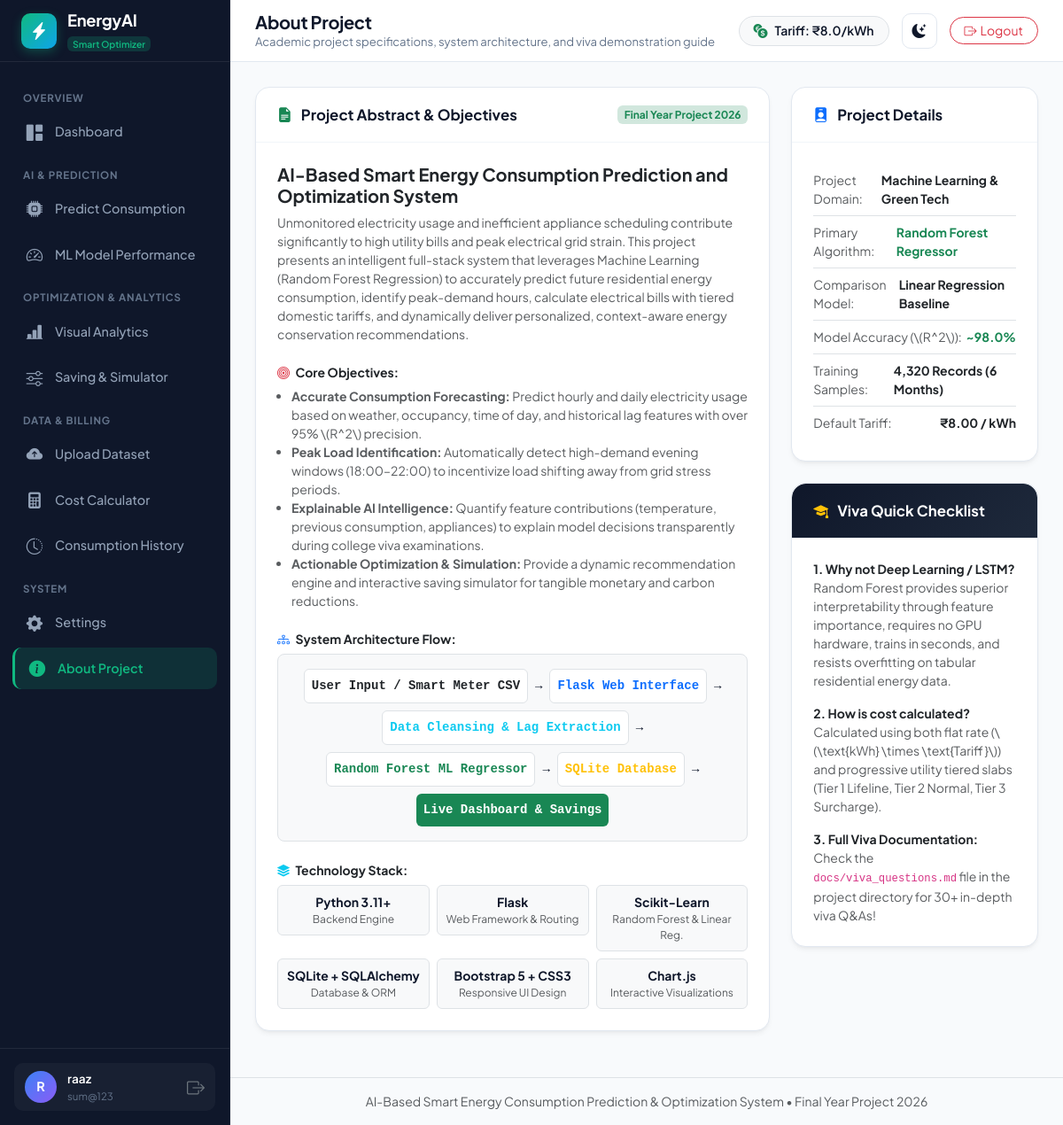
The page /about (signed in) on the database its author committed.
### models/database.py (models this page shows, shortened)
class User(db.Model):
    __tablename__ = "users"
    id = db.Column(db.Integer, primary_key=True)
    name = db.Column(db.String(100), nullable=False)
    email = db.Column(db.String(120), unique=True, nullable=False, index=True)
    password_hash = db.Column(db.String(256), nullable=False)
    currency = db.Column(db.String(10), default="₹")
    default_tariff = db.Column(db.Float, default=8.0)  # INR per kWh
    created_at = db.Column(db.DateTime, default=datetime.utcnow)
    predictions = db.relationship("Prediction", backref="user", lazy=True, cascade="all, delete-orphan")
    energy_records = db.relationship("EnergyRecord", backref="user", lazy=True, cascade="all, delete-orphan")
    alerts = db.relationship("Alert", backref="user", lazy=True, cascade="all, delete-orphan")
    settings = db.relationship("UserSetting", backref="user", uselist=False, cascade="all, delete-orphan")

### routes/about.py (the view)
@about_bp.route("/about")
def about_view():
    return render_template("about.html")

### templates/about.html (shortened to what this page needs)
{% extends "base.html" %}
{% block page_title %}About Project{% endblock %}
{% block page_subtitle %}Academic project specifications, system architecture, and viva demonstration guide{% endblock %}
{% block content %}
<div class="row g-4">
  <div class="col-lg-8">
    <div class="energy-card mb-4">
      <div class="energy-card-header">
        <div class="energy-card-title">
          <i class="bi bi-file-earmark-text-fill text-success"></i>
          Project Abstract & Objectives
        </div>
        <span class="badge bg-success-subtle text-success">Final Year Project 2026</span>
      </div>
      <div class="energy-card-body">
        <h5 class="fw-bold text-dark mb-2">AI-Based Smart Energy Consumption Prediction and Optimization System</h5>
        <p class="text-muted small leading-relaxed mb-4">
          Unmonitored electricity usage and inefficient appliance scheduling contribute significantly to high utility bills and peak electrical grid strain. This project presents an intelligent full-stack system that leverages Machine Learning (Random Forest Regression) to accurately predict future residential energy consumption, identify peak-demand hours, calculate electrical bills with tiered domestic tariffs, and dynamically deliver personalized, context-aware energy conservation recommendations.
        </p>
        <h6 class="fw-bold small text-dark mb-2"><i class="bi bi-bullseye text-danger me-1"></i> Core Objectives:</h6>
        <ul class="text-muted small ps-3 mb-4">
          <li><strong>Accurate Consumption Forecasting:</strong> Predict hourly and daily electricity usage based on weather, occupancy, time of day, and historical lag features with over 95% \(R^2\) precision.</li>
          <li><strong>Peak Load Identification:</strong> Automatically detect high-demand evening windows (18:00–22:00) to incentivize load shifting away from grid stress periods.</li>
          <li><strong>Explainable AI Intelligence:</strong> Quantify feature contributions (temperature, previous consumption, appliances) to explain model decisions transparently during college viva examinations.</li>
          <li><strong>Actionable Optimization & Simulation:</strong> Provide a dynamic recommendation engine and interactive saving simulator for tangible monetary and carbon reductions.</li>
        </ul>
        <h6 class="fw-bold small text-dark mb-2"><i class="bi bi-diagram-3 text-primary me-1"></i> System Architecture Flow:</h6>
        <div class="p-3 bg-light rounded-3 border text-center font-monospace small mb-4">
          <div class="d-flex flex-wrap align-items-center justify-content-center gap-2">
            <span class="p-2 bg-white rounded border fw-bold text-dark">User Input / Smart Meter CSV</span>
            <span>&rarr;</span>
            <span class="p-2 bg-white rounded border fw-bold text-primary">Flask Web Interface</span>
            <span>&rarr;</span>
            <span class="p-2 bg-white rounded border fw-bold text-info">Data Cleansing & Lag Extraction</span>
            <span>&rarr;</span>
            <span class="p-2 bg-white rounded border fw-bold text-success">Random Forest ML Regressor</span>
            <span>&rarr;</span>
            <span class="p-2 bg-white rounded border fw-bold text-warning">SQLite Database</span>
            <span>&rarr;</span>
            <span class="p-2 bg-success text-white rounded fw-bold">Live Dashboard & Savings</span>
          </div>
        </div>
        <h6 class="fw-bold small text-dark mb-2"><i class="bi bi-stack text-info me-1"></i> Technology Stack:</h6>
        <div class="row g-2 text-center small">
          <div class="col-6 col-sm-4">
            <div class="p-2 bg-light rounded border">
              <strong>Python 3.11+</strong>
              <div class="text-muted" style="font-size: 0.75rem;">Backend Engine</div>
            </div>
          </div>
          <div class="col-6 col-sm-4">
            <div class="p-2 bg-light rounded border">
              <strong>Flask</strong>
              <div class="text-muted" style="font-size: 0.75rem;">Web Framework & Routing</div>
            </div>
          </div>
          <div class="col-6 col-sm-4">
            <div class="p-2 bg-light rounded border">
              <strong>Scikit-Learn</strong>
              <div class="text-muted" style="font-size: 0.75rem;">Random Forest & Linear Reg.</div>
            </div>
          </div>
          <div class="col-6 col-sm-4">
            <div class="p-2 bg-light rounded border">
              <strong>SQLite + SQLAlchemy</strong>
              <div class="text-muted" style="font-size: 0.75rem;">Database & ORM</div>
            </div>
          </div>
          <div class="col-6 col-sm-4">
            <div class="p-2 bg-light rounded border">
              <strong>Bootstrap 5 + CSS3</strong>
              <div class="text-muted" style="font-size: 0.75rem;">Responsive UI Design</div>
            </div>
          </div>
          <div class="col-6 col-sm-4">
            <div class="p-2 bg-light rounded border">
              <strong>Chart.js</strong>
              <div class="text-muted" style="font-size: 0.75rem;">Interactive Visualizations</div>
            </div>
          </div>
        </div>
      </div>
    </div>
  </div>
  <div class="col-lg-4">
    <div class="energy-card mb-4">
      <div class="energy-card-header">
        <div class="energy-card-title">
          <i class="bi bi-person-badge-fill text-primary"></i>
          Project Details
        </div>
      </div>
      <div class="energy-card-body small">
        <ul class="list-group list-group-flush">
          <li class="list-group-item d-flex justify-content-between bg-transparent px-0">
            <span class="text-muted">Project Domain:</span>
            <strong>Machine Learning & Green Tech</strong>
          </li>
          <li class="list-group-item d-flex justify-content-between bg-transparent px-0">
            <span class="text-muted">Primary Algorithm:</span>
            <strong class="text-success">Random Forest Regressor</strong>
          </li>
          <li class="list-group-item d-flex justify-content-between bg-transparent px-0">
            <span class="text-muted">Comparison Model:</span>
            <strong>Linear Regression Baseline</strong>
          </li>
          <li class="list-group-item d-flex justify-content-between bg-transparent px-0">
            <span class="text-muted">Model Accuracy (\(R^2\)):</span>
            <strong class="text-success">~98.0%</strong>
          </li>
          <li class="list-group-item d-flex justify-content-between bg-transparent px-0">
            <span class="text-muted">Training Samples:</span>
            <strong>4,320 Records (6 Months)</strong>
          </li>
          <li class="list-group-item d-flex justify-content-between bg-transparent px-0">
            <span class="text-muted">Default Tariff:</span>
            <strong>₹8.00 / kWh</strong>
          </li>
        </ul>
      </div>
    </div>
    <div class="energy-card">
      <div class="energy-card-header bg-dark text-white rounded-top-4" style="background: linear-gradient(135deg, #0f172a, #1e293b) !important;">
        <div class="energy-card-title text-white">
          <i class="bi bi-mortarboard-fill text-warning"></i>
          Viva Quick Checklist
        </div>
      </div>
      <div class="energy-card-body small text-muted">
        <div class="mb-3">
          <strong class="text-dark d-block">1. Why not Deep Learning / LSTM?</strong>
          Random Forest provides superior interpretability through feature importance, requires no GPU hardware, trains in seconds, and resists overfitting on tabular residential energy data.
        </div>
        <div class="mb-3">
          <strong class="text-dark d-block">2. How is cost calculated?</strong>
          Calculated using both flat rate (\(\text{kWh} \times \text{Tariff}\)) and progressive utility tiered slabs (Tier 1 Lifeline, Tier 2 Normal, Tier 3 Surcharge).
        </div>
        <div>
          <strong class="text-dark d-block">3. Full Viva Documentation:</strong>
          Check the <code>docs/viva_questions.md</code> file in the project directory for 30+ in-depth viva Q&As!
        </div>
      </div>
    </div>
  </div>
</div>
{% endblock %}

### templates/base.html (shortened to what this page needs)
<!DOCTYPE html>
<html lang="en" data-theme="{{ user_theme }}">
<head>
  <link href="https://cdn.jsdelivr.net/npm/bootstrap@5.3.3/dist/css/bootstrap.min.css" rel="stylesheet">
  <link href="https://cdn.jsdelivr.net/npm/bootstrap-icons@1.11.3/font/bootstrap-icons.min.css" rel="stylesheet">
  <link rel="stylesheet" href="{{ url_for('static', filename='css/style.css') }}">
</head>
<body>
  {% if current_user %}
  <div class="app-wrapper">
    <aside class="app-sidebar">
      <div class="sidebar-brand">
        <div class="brand-icon">
          <i class="bi bi-lightning-charge-fill"></i>
        </div>
        <div>
          <div class="brand-text">EnergyAI</div>
          <span class="brand-badge">Smart Optimizer</span>
        </div>
      </div>
      <ul class="sidebar-menu">
        <li class="menu-header">Overview</li>
        <li class="nav-item">
          <a href="{{ url_for('dashboard.dashboard_view') }}" class="nav-link-custom {% if request.endpoint == 'dashboard.dashboard_view' %}active{% endif %}">
            <i class="bi bi-grid-1x2-fill"></i>
            <span>Dashboard</span>
          </a>
        </li>
        <li class="menu-header">AI & Prediction</li>
        <li class="nav-item">
          <a href="{{ url_for('prediction.predict_view') }}" class="nav-link-custom {% if request.endpoint == 'prediction.predict_view' %}active{% endif %}">
            <i class="bi bi-cpu-fill"></i>
            <span>Predict Consumption</span>
          </a>
        </li>
        <li class="nav-item">
          <a href="{{ url_for('model_performance.model_performance_view') }}" class="nav-link-custom {% if request.endpoint == 'model_performance.model_performance_view' %}active{% endif %}">
            <i class="bi bi-speedometer2"></i>
            <span>ML Model Performance</span>
          </a>
        </li>
        <li class="menu-header">Optimization & Analytics</li>
        <li class="nav-item">
          <a href="{{ url_for('analytics.analytics_view') }}" class="nav-link-custom {% if request.endpoint == 'analytics.analytics_view' %}active{% endif %}">
            <i class="bi bi-bar-chart-line-fill"></i>
            <span>Visual Analytics</span>
          </a>
        </li>
        <li class="nav-item">
          <a href="{{ url_for('optimization.optimization_view') }}" class="nav-link-custom {% if request.endpoint == 'optimization.optimization_view' %}active{% endif %}">
            <i class="bi bi-sliders"></i>
            <span>Saving & Simulator</span>
          </a>
        </li>
        <li class="menu-header">Data & Billing</li>
        <li class="nav-item">
          <a href="{{ url_for('upload.upload_view') }}" class="nav-link-custom {% if request.endpoint == 'upload.upload_view' %}active{% endif %}">
            <i class="bi bi-cloud-arrow-up-fill"></i>
            <span>Upload Dataset</span>
          </a>
        </li>
        <li class="nav-item">
          <a href="{{ url_for('cost_calculator.cost_calculator_view') }}" class="nav-link-custom {% if request.endpoint == 'cost_calculator.cost_calculator_view' %}active{% endif %}">
            <i class="bi bi-calculator-fill"></i>
            <span>Cost Calculator</span>
          </a>
        </li>
        <li class="nav-item">
          <a href="{{ url_for('history.history_view') }}" class="nav-link-custom {% if request.endpoint == 'history.history_view' %}active{% endif %}">
            <i class="bi bi-clock-history"></i>
            <span>Consumption History</span>
          </a>
        </li>
        <li class="menu-header">System</li>
        <li class="nav-item">
          <a href="{{ url_for('settings.settings_view') }}" class="nav-link-custom {% if request.endpoint == 'settings.settings_view' %}active{% endif %}">
            <i class="bi bi-gear-fill"></i>
            <span>Settings</span>
          </a>
        </li>
        <li class="nav-item">
          <a href="{{ url_for('about.about_view') }}" class="nav-link-custom {% if request.endpoint == 'about.about_view' %}active{% endif %}">
            <i class="bi bi-info-circle-fill"></i>
            <span>About Project</span>
          </a>
        </li>
      </ul>
      <div class="sidebar-footer">
        <div class="user-profile-chip">
          <div class="user-avatar">{{ current_user.name[0] | upper }}</div>
          <div class="user-meta">
            <div class="user-name">{{ current_user.name }}</div>
            <div class="user-role">{{ current_user.email }}</div>
          </div>
          <a href="{{ url_for('auth.logout') }}" class="text-secondary" title="Logout">
            <i class="bi bi-box-arrow-right fs-5"></i>
          </a>
        </div>
      </div>
    </aside>
    <div class="app-main">
      <header class="app-topbar">
        <div class="topbar-left">
          <div>
            <h1 class="page-title mb-0">{% block page_title %}Dashboard{% endblock %}</h1>
            <div class="page-subtitle d-none d-sm-block">{% block page_subtitle %}AI-Powered Smart Energy Monitoring & Optimization{% endblock %}</div>
          </div>
        </div>
        <div class="topbar-right">
          <div class="d-none d-md-flex align-items-center gap-2 px-3 py-1 bg-light rounded-pill border">
            <i class="bi bi-currency-exchange text-success"></i>
            <span class="small fw-semibold">Tariff: {{ global_currency }}{{ current_user.default_tariff }}/kWh</span>
          </div>
          <button class="btn-icon" id="themeToggleBtn" title="Toggle Theme" aria-label="Toggle Theme">
            <i class="bi bi-moon-stars-fill"></i>
          </button>
          <a href="{{ url_for('auth.logout') }}" class="btn btn-outline-danger btn-sm rounded-pill px-3 d-none d-sm-inline-flex align-items-center gap-1">
            <i class="bi bi-box-arrow-right"></i> Logout
          </a>
        </div>
      </header>
      <main class="app-content">
        {% block content %}{% endblock %}
      </main>
      <footer class="text-center py-3 border-top text-muted small">
        AI-Based Smart Energy Consumption Prediction & Optimization System &bull; Final Year Project 2026
      </footer>
    </div>
  </div>
  {% endif %}
</body>
</html>

### rows shown on the page
User: name "R", name "raaz", email "sum@123", default_tariff "8.0"

### other values the page prints
{{ global_currency }} "₹"
